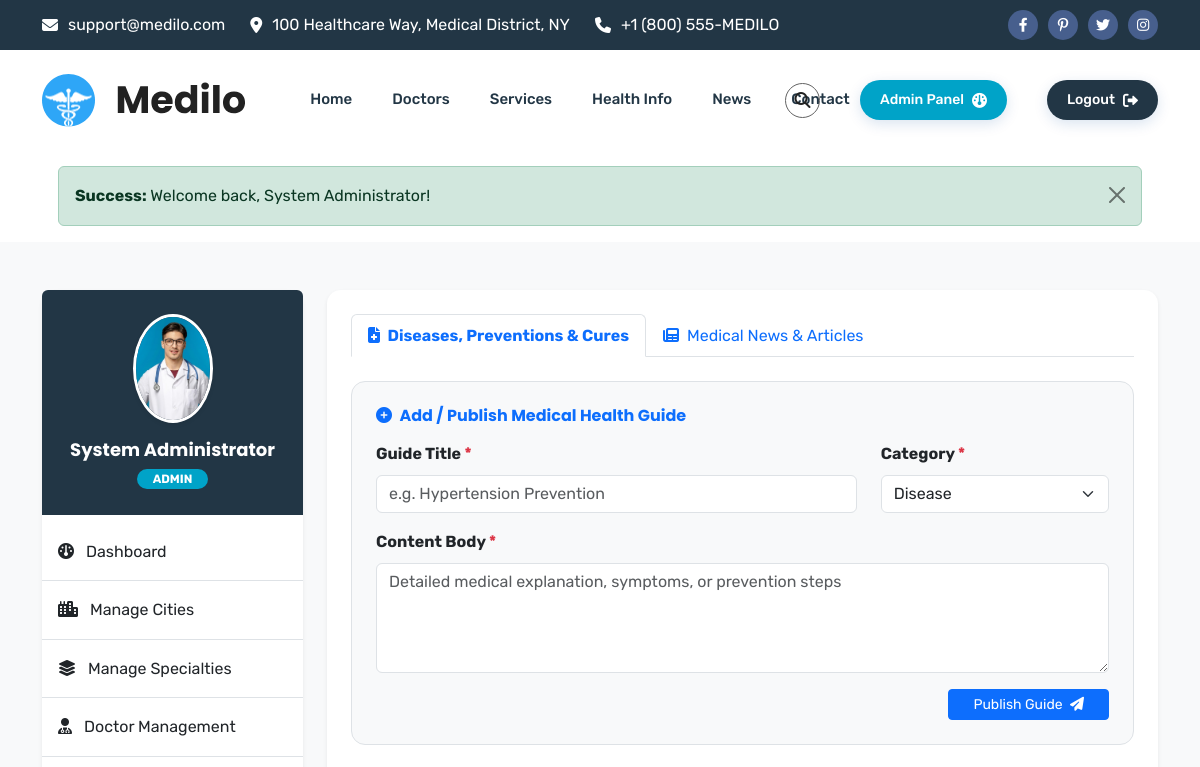
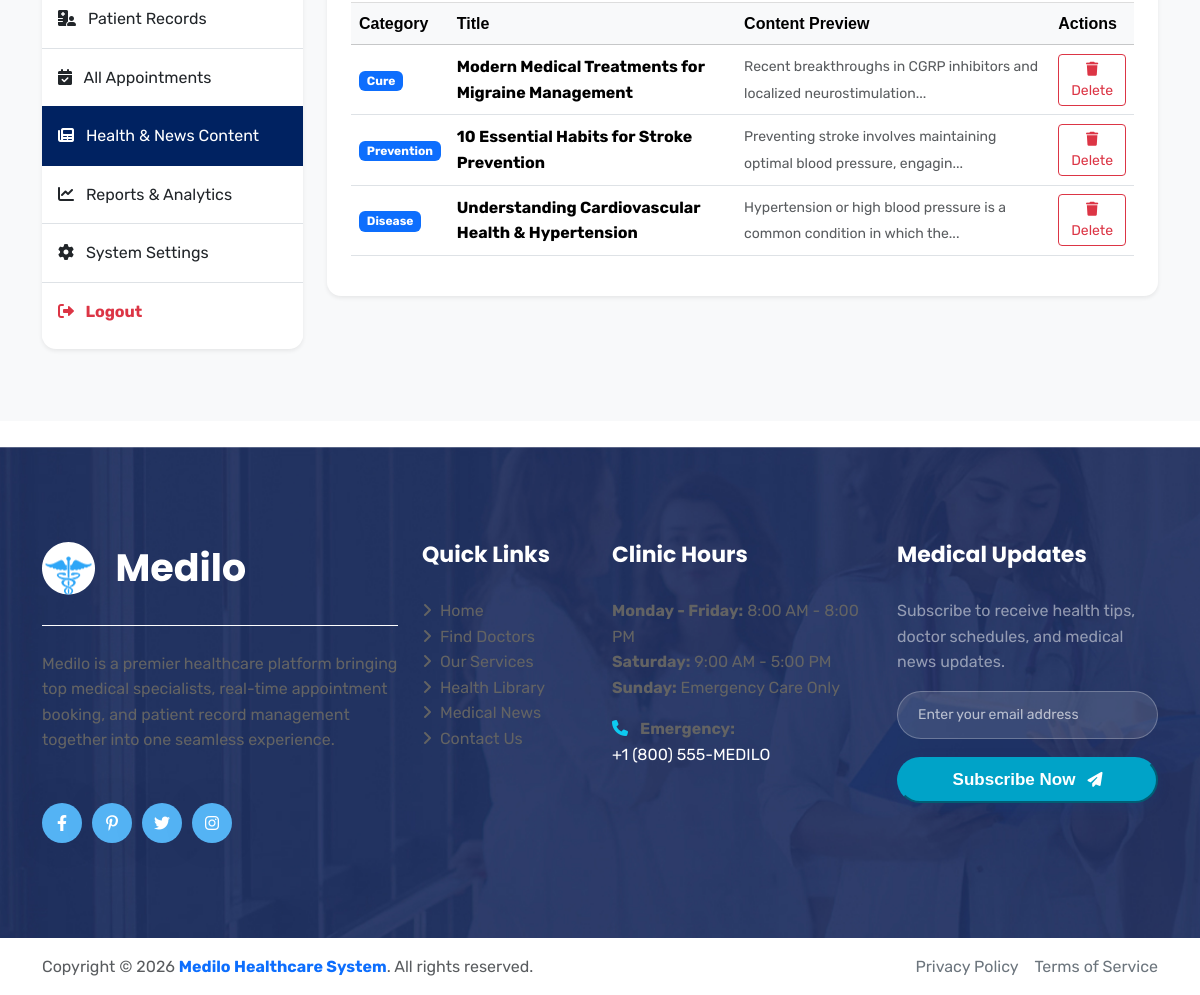
The page /admin/content.php (signed in) on the database its author committed (2 pictures, top to bottom).
### tables this page shows
CREATE TABLE `health_info` (
  `id` INT AUTO_INCREMENT PRIMARY KEY,
  `title` VARCHAR(255) NOT NULL,
  `category` ENUM('Disease', 'Prevention', 'Cure') NOT NULL,
  `content` LONGTEXT NOT NULL,
  `thumbnail` VARCHAR(255) DEFAULT 'assets/img/post_1.jpeg',
  `created_at` DATETIME DEFAULT CURRENT_TIMESTAMP
);

### config/db.php (called while the page is built, shortened)
<?php
require_once __DIR__ . '/config.php';
class Database {
    private static $instance = null;
    private $pdo;
    private function __construct() {
        try {
            $options = [
                PDO::ATTR_ERRMODE => PDO::ERRMODE_EXCEPTION,
                PDO::ATTR_DEFAULT_FETCH_MODE => PDO::FETCH_ASSOC,
                PDO::ATTR_EMULATE_PREPARES => false,
            ];
            $dsn = "mysql:host=" . DB_HOST . ";dbname=" . DB_NAME . ";charset=utf8mb4";
            $this->pdo = new PDO($dsn, DB_USER, DB_PASS, $options);
            $this->checkAndInitializeSchema();
        } catch (PDOException $e) {
            die("Database Connection Error: " . $e->getMessage());
        }
    }
    public static function getInstance() {
        if (self::$instance === null) {
            self::$instance = new Database();
        }
        return self::$instance;
    }
    public function query($sql, $params = []) {
        try {
            $stmt = $this->pdo->prepare($sql);
            $stmt->execute($params);
            return $stmt;
        } catch (PDOException $e) {
            error_log("Database Query Error: " . $e->getMessage() . " | SQL: " . $sql);
            throw new Exception("Database operation failed: " . $e->getMessage());
        }
    }
    private function checkAndInitializeSchema() {
        try {
            $stmt = $this->pdo->query("SHOW TABLES LIKE 'users'");
        } catch (Exception $e) {
            error_log("Schema initialization error: " . $e->getMessage());
        }
    }
}
function fetchAll($sql, $params = []) {
    return Database::getInstance()->query($sql, $params)->fetchAll();
}

### admin/content.php (the view, shortened to what this page needs)
<?php
require_once __DIR__ . '/../config/db.php';
$tab = sanitize_input($_GET['tab'] ?? 'health');
$health_info_list = fetchAll("SELECT * FROM health_info ORDER BY id DESC");
include_once __DIR__ . '/../includes/header.php';
?>
<section class="py-5 bg-light">
    <div class="container">
        <div class="row gy-4">
            <div class="col-lg-3">
                <?php include_once __DIR__ . '/../includes/sidebar.php'; ?>
            </div>
            <div class="col-lg-9">
                <div class="card border-0 shadow-sm rounded-3 p-4">
                    <ul class="nav nav-tabs mb-4 border-bottom">
                        <li class="nav-item">
                            <a class="nav-link <?php echo ($tab === 'health') ? 'active fw-bold text-primary' : ''; ?>" href="<?php echo APP_URL; ?>/admin/content.php?tab=health">
                                <i class="fa-solid fa-file-medical me-1"></i> Diseases, Preventions & Cures
                            </a>
                        </li>
                        <li class="nav-item">
                            <a class="nav-link <?php echo ($tab === 'news') ? 'active fw-bold text-primary' : ''; ?>" href="<?php echo APP_URL; ?>/admin/content.php?tab=news">
                                <i class="fa-solid fa-newspaper me-1"></i> Medical News & Articles
                            </a>
                        </li>
                    </ul>
                    <?php if ($tab === 'health'): ?>
                        <form action="<?php echo APP_URL; ?>/admin/content.php" method="POST" class="card bg-light p-4 border mb-4">
                            <h6 class="fw-bold mb-3 text-primary"><i class="fa-solid fa-plus-circle me-1"></i> Add / Publish Medical Health Guide</h6>
                            <div class="row">
                                <div class="col-md-8 mb-3">
                                    <label class="form-label fw-bold">Guide Title <span class="text-danger">*</span></label>
                                    <input type="text" class="form-control" name="title" required placeholder="e.g. Hypertension Prevention">
                                </div>
                                <div class="col-md-4 mb-3">
                                    <label class="form-label fw-bold">Category <span class="text-danger">*</span></label>
                                    <select class="form-select" name="category" required>
                                        <option value="Disease">Disease</option>
                                    </select>
                                </div>
                            </div>
                            <div class="mb-3">
                                <label class="form-label fw-bold">Content Body <span class="text-danger">*</span></label>
                                <textarea class="form-control" name="content" rows="4" required placeholder="Detailed medical explanation, symptoms, or prevention steps"></textarea>
                            </div>
                            <button type="submit" class="btn btn-primary btn-sm px-4 align-self-end">Publish Guide <i class="fa-solid fa-paper-plane ms-1"></i></button>
                        </form>
                        <div class="table-responsive">
                            <table class="table table-hover align-middle">
                                <thead class="table-light">
                                    <tr>
                                        <th>Category</th>
                                        <th>Title</th>
                                        <th>Content Preview</th>
                                        <th>Actions</th>
                                    </tr>
                                </thead>
                                <tbody>
                                    <?php foreach ($health_info_list as $h): ?>
                                        <tr>
                                            <td><span class="badge bg-primary"><?php echo htmlspecialchars($h['category']); ?></span></td>
                                            <td class="fw-bold"><?php echo htmlspecialchars($h['title']); ?></td>
                                            <td><small class="text-muted"><?php echo htmlspecialchars(substr(strip_tags($h['content']), 0, 70)); ?>...</small></td>
                                            <td>
                                                <a href="<?php echo APP_URL; ?>/admin/content.php?action=delete_health&id=<?php echo $h['id']; ?>" class="btn btn-sm btn-outline-danger" onclick="return confirm('Delete this article?');"><i class="fa-solid fa-trash"></i> Delete</a>
                                            </td>
                                        </tr>
                                    <?php endforeach; ?>
                                </tbody>
                            </table>
                        </div>
                    <?php endif; ?>
                </div>
            </div>
        </div>
    </div>
</section>
<?php include_once __DIR__ . '/../includes/footer.php'; ?>

### includes/header.php (style rules this page uses)
.card, .cs_card, .cs_iconbox { transition: transform 0.3s cubic-bezier(0.4, 0, 0.2, 1), box-shadow 0.3s cubic-bezier(0.4, 0, 0.2, 1) !important; border-radius: 14px !important; }

### rows shown on the page
health_info: category "Cure", title "Modern Medical Treatments for Migraine Management", content "Recent breakthroughs in CGRP inhibitors and localized neurostimulation"
health_info: category "Prevention", title "10 Essential Habits for Stroke Prevention", content "Preventing stroke involves maintaining optimal blood pressure, engagin"
health_info: category "Disease", title "Understanding Cardiovascular Health & Hypertension", content "Hypertension or high blood pressure is a common condition in which the"

### other values the page prints
$type "Success"
$msg "Welcome back, System Administrator!"
$user['full_name'] "System Administrator"
$user['role'] "ADMIN"
